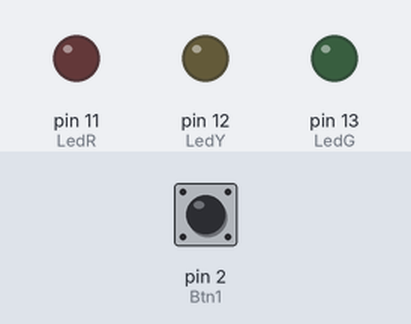
The sketch below on a simulated Arduino Uno, built with avr-gcc and run on an emulated ATmega328P. On the bench: output pins drawn as LEDs (lit = HIGH). Inputs (shaded band) come from the test bench; at power-on: pin 2 (Btn1) HIGH.

Above: at 1.2 s.
1.3 s: pin 2 (Btn1) pulled LOW for 0.15 s
At 1.37 s:
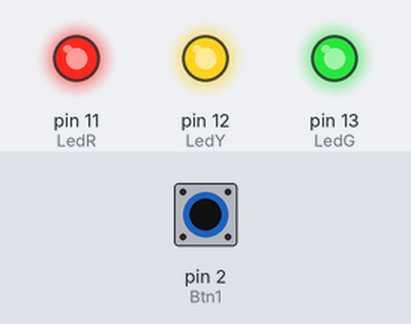
2.9 s: pin 2 (Btn1) pulled LOW for 3.2 s
At 7.1 s:
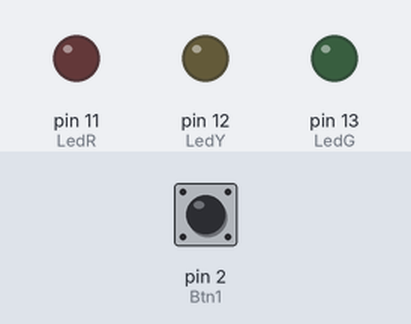
Timing chart, 0 to 8.6 s (numbered marks = the images above; inputs shaded):
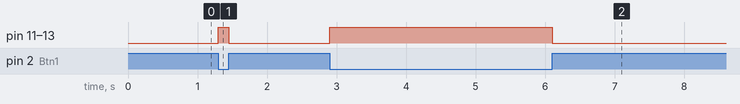

The sketch:

test.ino
```cpp
#define LedR 11
#define LedY 12
#define LedG 13

#define Btn1 2
#define Btn2 3

void setup() {
    pinMode(LedR, OUTPUT);
    pinMode(LedY, OUTPUT);
    pinMode(LedG, OUTPUT);

    pinMode(Btn1, INPUT_PULLUP);
    pinMode(Btn2, INPUT_PULLUP);
}

void loop() {
    int x = digitalRead(Btn1);
    digitalWrite(LedR, !x);
    digitalWrite(LedG, !x);
    digitalWrite(LedY, !x);
}
```

Measured:
- after the input at 1.3 s, pin 11 (LedR), pin 12 (LedY), pin 13 (LedG): LOW → HIGH at once, → LOW 0.15 s later
- after the input at 2.9 s, pin 11 (LedR), pin 12 (LedY), pin 13 (LedG): LOW → HIGH at once, → LOW 3.2 s later
